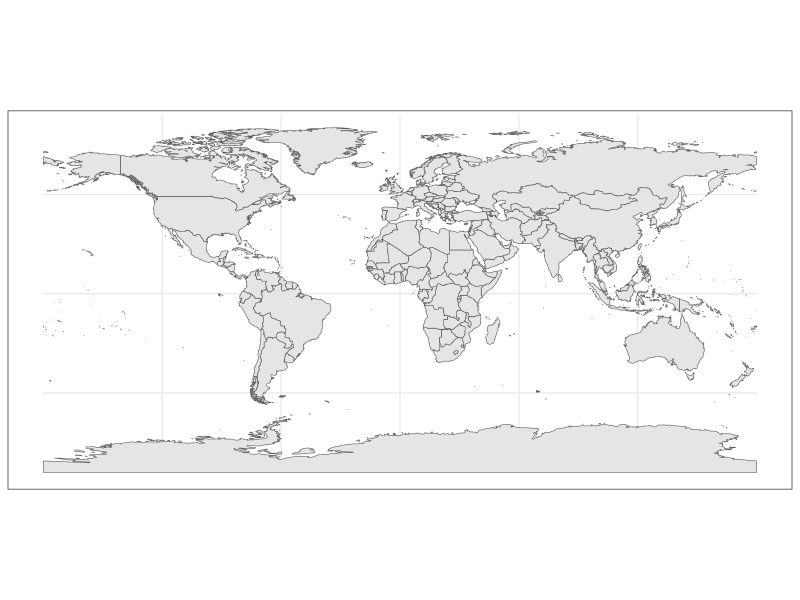
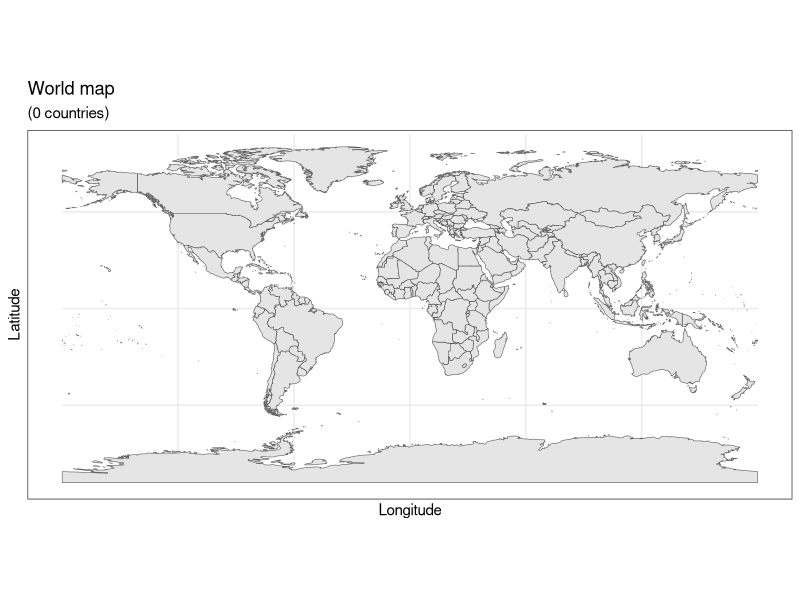
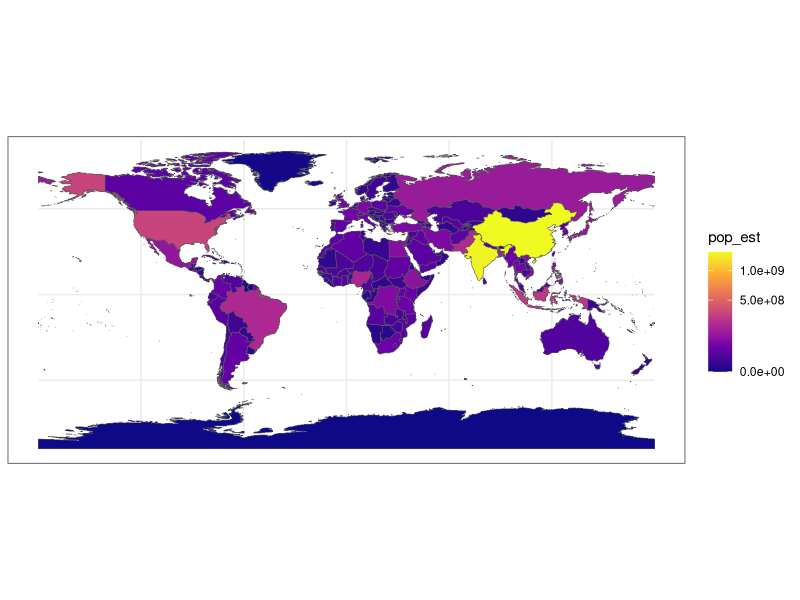

The R script that drew these images, in order: (Note: this script raises an error after producing the figures.)
library("ggplot2")
theme_set(theme_bw())
library("sf")
library("rnaturalearth")
library("rnaturalearthdata")

world <- ne_countries(scale = "medium", returnclass = "sf")
class(world)

ggplot(data = world) +
  geom_sf()

ggplot(data = world) +
  geom_sf() +
  xlab("Longitude") + ylab("Latitude") +
  ggtitle("World map", subtitle = paste0("(", length(unique(world$NAME)), " countries)"))

ggplot(data = world) +
  geom_sf(aes(fill = pop_est)) +
  scale_fill_viridis_c(option = "plasma", trans = "sqrt")

colMeans(world$geometry[[1]][[1]][[1]])[1] # X Coord (Set to 2 for Y Coord)

# To get the means of the geom_polygon of the first country, would need to do for each
x <- c()
y <- c()
for (row in 1:nrow(world)){
  x = append(x,colMeans(world$geometry[[row]][[1]][[1]])[1])
  y = append(y,colMeans(world$geometry[[row]][[1]][[1]])[2])
  }



world <- world |> 
  mutate(average_x = x,average_y = y)

# To see colors use colors()

#### FIRST SET OF PLOTS FOR NICO
set.seed(123)
ggplot(data=world) +
  geom_sf(fill = 'tan',color='black') +
  geom_point(data = filter(world,pop_est<100000000 & pop_est>10000000),aes(x=average_x,y=average_y,size=pop_est/100),color='tomato2',alpha=0.6) + 
  xlab('')+
  ylab('')+
  labs(title='FY2017',size='Number of Deployments')+
  theme(plot.title.position = 'plot',plot.title=element_text(hjust=0.425))+
  scale_size_binned(labels=c('12 oz. - Tall','16 oz. - Grande','20 oz. - Venti'))

# ggsave("notional_deployments_2017.pdf")

ggplot(data=world) +
  geom_sf(fill = 'tan',color='black') +
  geom_point(data = filter(world,pop_est<10000000 & pop_est>1000000) |> mutate(pop_est = pop_est-rnorm(1,100000,10000)),
             aes(x=average_x,y=average_y,size=pop_est/10),color='tomato2',alpha=0.6) + 
  xlab('')+
  ylab('')+
  labs(title='FY2018',size='Number of Deployments')+
  theme(plot.title.position = 'plot',plot.title=element_text(hjust=0.425))+
  scale_size_binned(labels=c('12 oz. - Tall','16 oz. - Grande','20 oz. - Venti'))

# ggsave("notional_deployments_2018.pdf")

#### SECOND SET OF PLOTS FOR ALEX
# geom_point(x=0.6,y=52.5,aes(size=pop_est),alpha=0.3,na.rm = TRUE,show.legend = FALSE)+

## All three
ggplot(data=world)+
  geom_sf()+
  coord_sf(xlim = c(-5,20),ylim=c(42,55),expand=TRUE)+
  geom_text(x=0.4,y=52.35,label='Newmarket')+
  geom_point(x=0.6,y=52.5,size=3,alpha=0.01,color='blue4')+ # Newmarket
  geom_point(x=13.4,y=52.5,size=100,color='black',pch=21)+ # berlin
  geom_point(x=13.4,y=52.5,size=100,alpha=0.01,color='tomato2')+ # berlin
  geom_text(x=13.4,y=52.5-0.15,label='Berlin')+
  
  geom_point(x=10,y=53.5,size=60,color='black',pch=21)+ # hamburg
  geom_point(x=10,y=53.5,size=60,alpha=0.01,color='red')+ # hamburg
  geom_text(x=10,y=53.5-0.15,label='Hamburg')+
  
  geom_point(x=6.95,y=50.9,color='black',size=50,pch=21)+ # cologne
  geom_point(x=6.95,y=50.9,alpha=0.01,color='red4',size=50)+ # cologne
  geom_text(x=6.95,y=50.9-0.15,label='Cologne')+
  xlab('')+
  ylab('')

# ggsave("ALEX_ALL_3.pdf")


# Berlin Only
ggplot(data=world)+
  geom_sf()+
  coord_sf(xlim = c(-5,20),ylim=c(42,55),expand=TRUE)+
  geom_text(x=0.4,y=52.35,label='Newmarket')+
  geom_point(x=0.6,y=52.5,size=3,alpha=0.01,color='blue4')+ # Newmarket
  geom_point(x=13.4,y=52.5,size=100,color='black',pch=21)+ # berlin
  geom_point(x=13.4,y=52.5,size=100,alpha=0.01,color='tomato2')+ # berlin
  geom_text(x=13.4,y=52.5-0.15,label='Berlin')+
  xlab('')+
  ylab('')

# ggsave("ALEX_BERLIN.pdf")


# Hamburg Only
ggplot(data=world)+
  geom_sf()+
  coord_sf(xlim = c(-5,20),ylim=c(42,55),expand=TRUE)+
  geom_text(x=0.4,y=52.35,label='Newmarket')+
  geom_point(x=0.6,y=52.5,size=3,alpha=0.01,color='blue4')+ # Newmarket
  geom_point(x=10,y=53.5,size=60,color='black',pch=21)+ # hamburg
  geom_point(x=10,y=53.5,size=60,alpha=0.01,color='red')+ # hamburg
  geom_text(x=10,y=53.5-0.15,label='Hamburg')+
  xlab('')+
  ylab('')

# ggsave("ALEX_HAMBURG.pdf")

# Cologne Only
ggplot(data=world)+
  geom_sf()+
  coord_sf(xlim = c(-5,20),ylim=c(42,55),expand=TRUE)+
  geom_text(x=0.4,y=52.35,label='Newmarket')+
  geom_point(x=0.6,y=52.5,size=3,alpha=0.01,color='blue4')+ # Newmarket
  geom_point(x=6.95,y=50.9,color='black',size=50,pch=21)+ # cologne
  geom_point(x=6.95,y=50.9,alpha=0.01,color='red4',size=50)+ # cologne
  geom_text(x=6.95,y=50.9-0.15,label='Cologne')+
  xlab('')+
  ylab('')

# ggsave("ALEX_COLOGNE.pdf")
